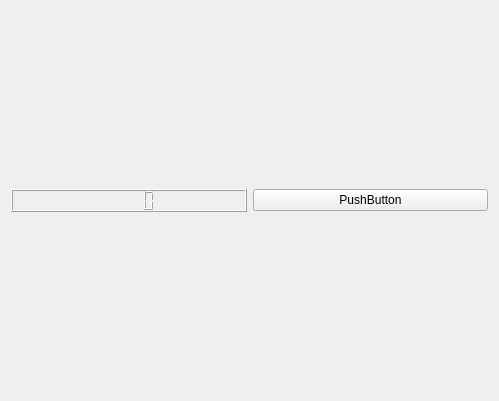
<?xml version="1.0" encoding="UTF-8"?>
<ui version="4.0">
 <class>Widget</class>
 <widget class="QWidget" name="Widget">
  <property name="geometry">
   <rect>
    <x>0</x>
    <y>0</y>
    <width>499</width>
    <height>401</height>
   </rect>
  </property>
  <property name="windowTitle">
   <string>Widget</string>
  </property>
  <layout class="QHBoxLayout" name="horizontalLayout_3">
   <item>
    <layout class="QVBoxLayout" name="verticalLayout">
     <item>
      <layout class="QHBoxLayout" name="horizontalLayout">
       <item>
        <widget class="QLCDNumber" name="lcdNumber"/>
       </item>
       <item>
        <widget class="QPushButton" name="pushButton">
         <property name="text">
          <string>PushButton</string>
         </property>
        </widget>
       </item>
      </layout>
     </item>
    </layout>
   </item>
  </layout>
 </widget>
 <layoutdefault spacing="6" margin="11"/>
 <resources/>
 <connections/>
</ui>
